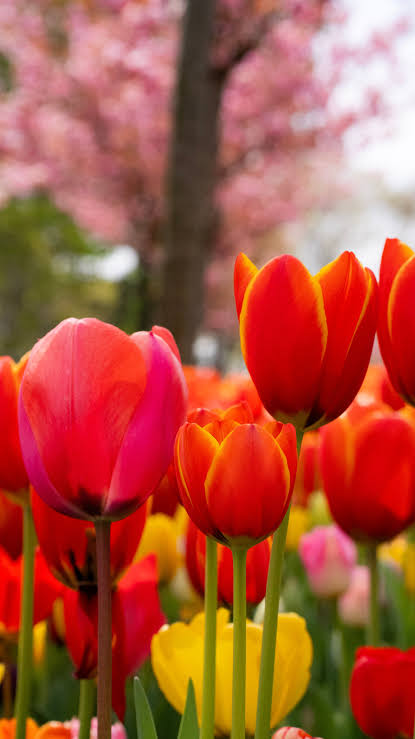
#> input picture Experiment 1 - Solutions by student/image.jpg, 415 x 739 px, found by its file name
$ python experiment2.py
#> lines starting #> are read from the running program, lines starting #| are printed output that depends on the picture
import cv2
import numpy as np
import matplotlib.pyplot as plt

# Load the image
image = cv2.imread("image.jpg")
#> image is the input picture: shape (739, 415, 3); mean B, G, R 63.9, 85.4, 171.5

if image is None:
    print("Image not found!")
    exit()

print("Image loaded successfully!")

# Name: Pallav Pankaj
# Roll No.: 40


# Convert to grayscale
gray_image = cv2.cvtColor(image, cv2.COLOR_BGR2GRAY)
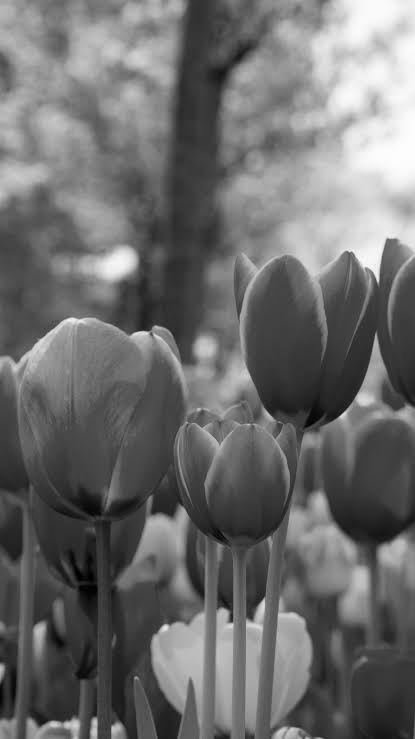
#> gray_image: shape (739, 415); min 0, max 254, mean 108.7

# Name: Pallav Pankaj
# Roll No.: 40


# Contrast Stretching
min_pixel = np.min(gray_image)
#> min_pixel = 0
max_pixel = np.max(gray_image)
#> max_pixel = 254

contrast_stretched = ((gray_image - min_pixel) /
                   (max_pixel - min_pixel) * 255).astype(np.uint8)

# Name: Pallav Pankaj
# Roll No.: 40


# Histogram Equalization
equalized_image = cv2.equalizeHist(gray_image)
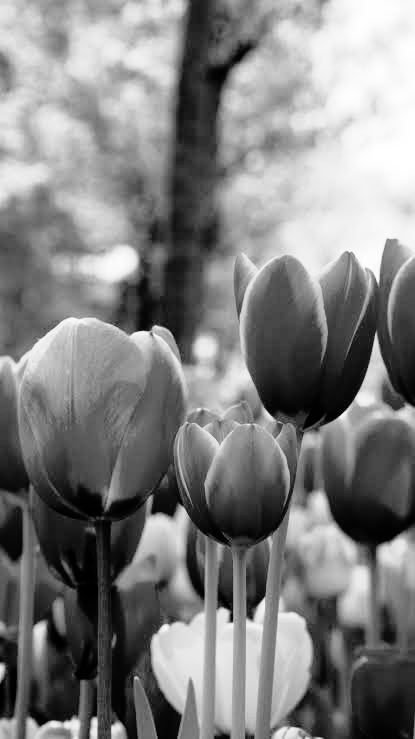
#> equalized_image: shape (739, 415); min 0, max 255, mean 128.3

# Name: Pallav Pankaj
# Roll No.: 40


# CLAHE
clahe = cv2.createCLAHE(
    clipLimit=2.0,
    tileGridSize=(8, 8)
)

clahe_image = clahe.apply(gray_image)
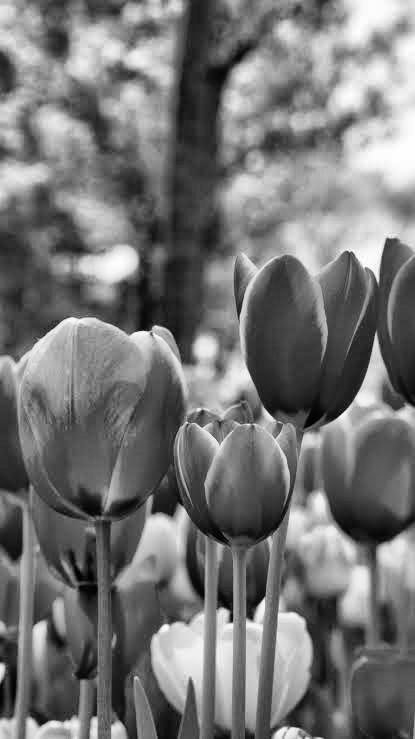
#> clahe_image: shape (739, 415); min 1, max 254, mean 117.1

# Name: Pallav Pankaj
# Roll No.: 40


# Display Images
plt.figure(figsize=(5, 4))

plt.subplot(2, 2, 1)
plt.imshow(gray_image, cmap="gray")
plt.title("Original Grayscale")
plt.axis("off")

plt.subplot(2, 2, 2)
plt.imshow(contrast_stretched, cmap="gray")
plt.title("Contrast Stretched")
plt.axis("off")

plt.subplot(2, 2, 3)
plt.imshow(equalized_image, cmap="gray")
plt.title("Histogram Equalization")
plt.axis("off")

plt.subplot(2, 2, 4)
plt.imshow(clahe_image, cmap="gray")
plt.title("CLAHE")
plt.axis("off")

plt.tight_layout()
plt.show()
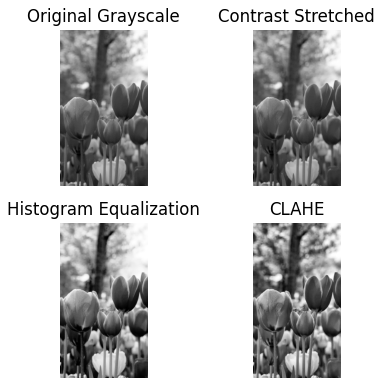
#> figure drawn by matplotlib, 4 panels

# Name: Pallav Pankaj
# Roll No.: 40


# Compare Histograms
plt.figure(figsize=(5, 4))

plt.subplot(2, 2, 1)
plt.hist(gray_image.ravel(), 256, [0, 256])
plt.title("Original Histogram")
plt.xlabel("Pixel Intensity")
plt.ylabel("Frequency")

plt.subplot(2, 2, 2)
plt.hist(contrast_stretched.ravel(), 256, [0, 256])
plt.title("Contrast Stretched Histogram")
plt.xlabel("Pixel Intensity")
plt.ylabel("Frequency")

plt.subplot(2, 2, 3)
plt.hist(equalized_image.ravel(), 256, [0, 256])
plt.title("Equalized Histogram")
plt.xlabel("Pixel Intensity")
plt.ylabel("Frequency")

plt.subplot(2, 2, 4)
plt.hist(clahe_image.ravel(), 256, [0, 256])
plt.title("CLAHE Histogram")
plt.xlabel("Pixel Intensity")
plt.ylabel("Frequency")

plt.tight_layout()

# Name: Pallav Pankaj
# Roll No.: 40


# Save Enhanced Images
cv2.imwrite("contrast_stretched.jpg", contrast_stretched)
cv2.imwrite("histogram_equalized.jpg", equalized_image)
cv2.imwrite("clahe_image.jpg", clahe_image)

print("Enhanced images saved successfully!")

# Name: Pallav Pankaj
# Roll No.: 40

plt.show()
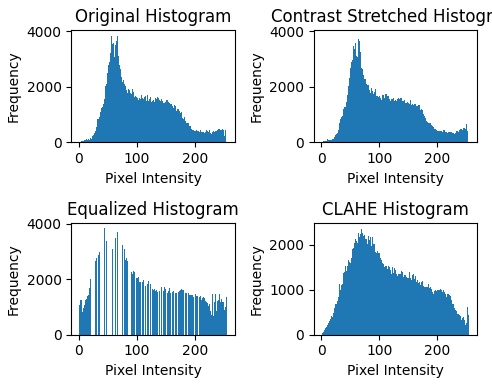
#> figure drawn by matplotlib, 4 panels; panel 1: tallest bar 3840 high, from x = 66 to 67; panel 2: tallest bar 3840 high, from x = 66 to 67; panel 3: tallest bar 3840 high, from x = 72 to 73; panel 4: tallest bar 2374 high, from x = 66 to 67

#Observations

#   | Technique              | What to observe                                                          |
# | ---------------------- | ------------------------------------------------------------------------ |
# | Original               | Baseline image with its original contrast                                |
# | Contrast Stretching    | Wider intensity range and improved contrast                              |
# | Histogram Equalization | Redistribution of intensity values and enhanced overall contrast         |
# | CLAHE                  | Local contrast enhancement, particularly useful when illumination varies |


# QUESTIONS AND ANSWERS:

# """ 1. What is image contrast, and why is it important in image processing?

# Answer:
# Image contrast is the difference in intensity between the dark and bright regions of an image. High-contrast images have clearly distinguishable dark and bright areas, while low-contrast images appear dull or unclear.
# Contrast is important because it improves the visibility of objects, edges, and details. Better contrast also helps computer vision systems perform tasks such as feature extraction, segmentation, and object recognition more effectively.


# 2. Explain the concept of an image histogram. What information does it provide?

# Answer:
# An image histogram is a graphical representation of the distribution of pixel intensity values in an image.
# For a grayscale image, intensity values normally range from 0 to 255, where 0 represents black and 255 represents white.

# A histogram provides information about:

# The distribution of brightness levels.
# Whether an image is dark or bright.
# The contrast of the image.
# The concentration of pixels within particular intensity ranges.

# It is useful for analyzing and improving image quality.


# 3. Differentiate between Histogram Stretching and Histogram Equalization.

# Answer:

# Histogram Stretching	Histogram Equalization
# Expands the existing intensity range.	Redistributes pixel intensities across the available range.
# Improves contrast by mapping minimum and maximum values.	Improves contrast using the cumulative distribution of pixel intensities.
# Usually preserves the general shape of the histogram.	Can significantly change the histogram distribution.
# Simple and useful for low-contrast images.	Useful when pixel intensities are concentrated in a limited range.

# In this experiment, histogram stretching was implemented manually, while histogram equalization was performed using OpenCV.

# 4. What is Contrast Limited Adaptive Histogram Equalization (CLAHE)? How does it differ from standard Histogram Equalization?

# Answer:
# CLAHE stands for Contrast Limited Adaptive Histogram Equalization. It enhances contrast by dividing an image into small regions called tiles and performing histogram equalization separately on these regions.

# The main difference is:
# Standard Histogram Equalization: Works globally on the entire image.
# CLAHE: Works locally on different regions of the image.

# CLAHE also limits excessive contrast enhancement using a clip limit, which helps prevent noise from being overly amplified.

# Therefore, CLAHE is particularly useful for images having varying illumination or local contrast problems.


# 5. Why is histogram equalization commonly applied before feature extraction and image segmentation?

# Answer:
# Histogram equalization improves the distribution of pixel intensities and increases image contrast. This makes important features such as edges, boundaries, and objects more visible.
# As a result, feature extraction algorithms can identify useful features more effectively, while segmentation algorithms can better distinguish between different regions of an image.
# Therefore, histogram equalization can improve the quality of input data before subsequent computer vision operations.


# 6. Mention three real-world applications where histogram equalization is widely used.

# Answer:
# Three real-world applications are:

# Medical imaging — improving the visibility of structures and details in medical images.
# Satellite and remote-sensing images — enhancing features in satellite imagery.
# Low-light photography — improving visibility and contrast in poorly illuminated photographs.

# These applications are consistent with the types of real-world images suggested in the experiment.


# 7. What are the limitations of global histogram equalization?

# Answer:
# The main limitations of global histogram equalization are:

# It considers the entire image rather than local regions.
# It may over-enhance some areas.
# It can amplify noise.
# It may produce unnatural-looking images.
# It may not perform well when different parts of an image have different illumination conditions.

# CLAHE can help address some of these problems by performing enhancement locally and limiting excessive contrast enhancement.


# 8. How does contrast enhancement improve the performance of object detection and recognition systems?

# Answer:
# Contrast enhancement makes important image features such as edges, boundaries, textures, and objects more visible.

# This can help object detection and recognition systems by:

# Improving feature visibility.
# Making object boundaries clearer.
# Improving the distinction between objects and backgrounds.
# Providing better input for feature extraction algorithms.

# Therefore, contrast enhancement can make subsequent computer vision tasks more effective, especially when the original image has poor contrast.


# 9. Compare histogram-based enhancement techniques with brightness adjustment methods.

# Answer:

# Histogram-Based Enhancement	Brightness Adjustment
# Changes the distribution of pixel intensities.	Mainly shifts pixel intensities toward brighter or darker values.
# Can improve image contrast.	Primarily changes overall brightness.
# Includes histogram stretching, histogram equalization, and CLAHE.	Usually involves adding or subtracting an intensity value.
# Can reveal details that are difficult to see in low-contrast images.	May not improve contrast significantly.
# More suitable when intensity distribution needs improvement.	Suitable when the main problem is excessive darkness or brightness.

# Thus, histogram-based techniques generally provide more control over contrast than simple brightness adjustment.


# 10. Why is CLAHE preferred for medical imaging and low-light image enhancement?

# Answer:
# CLAHE is preferred because it performs local contrast enhancement instead of applying the same enhancement to the entire image.

# This is useful for medical and low-light images because different regions may have different illumination levels. CLAHE can enhance details in darker regions while limiting excessive contrast enhancement.

# It also uses a clip limit, which helps reduce excessive amplification of noise.

# Therefore, CLAHE is particularly useful when an image contains varying illumination and important local details need to be enhanced.
# """
